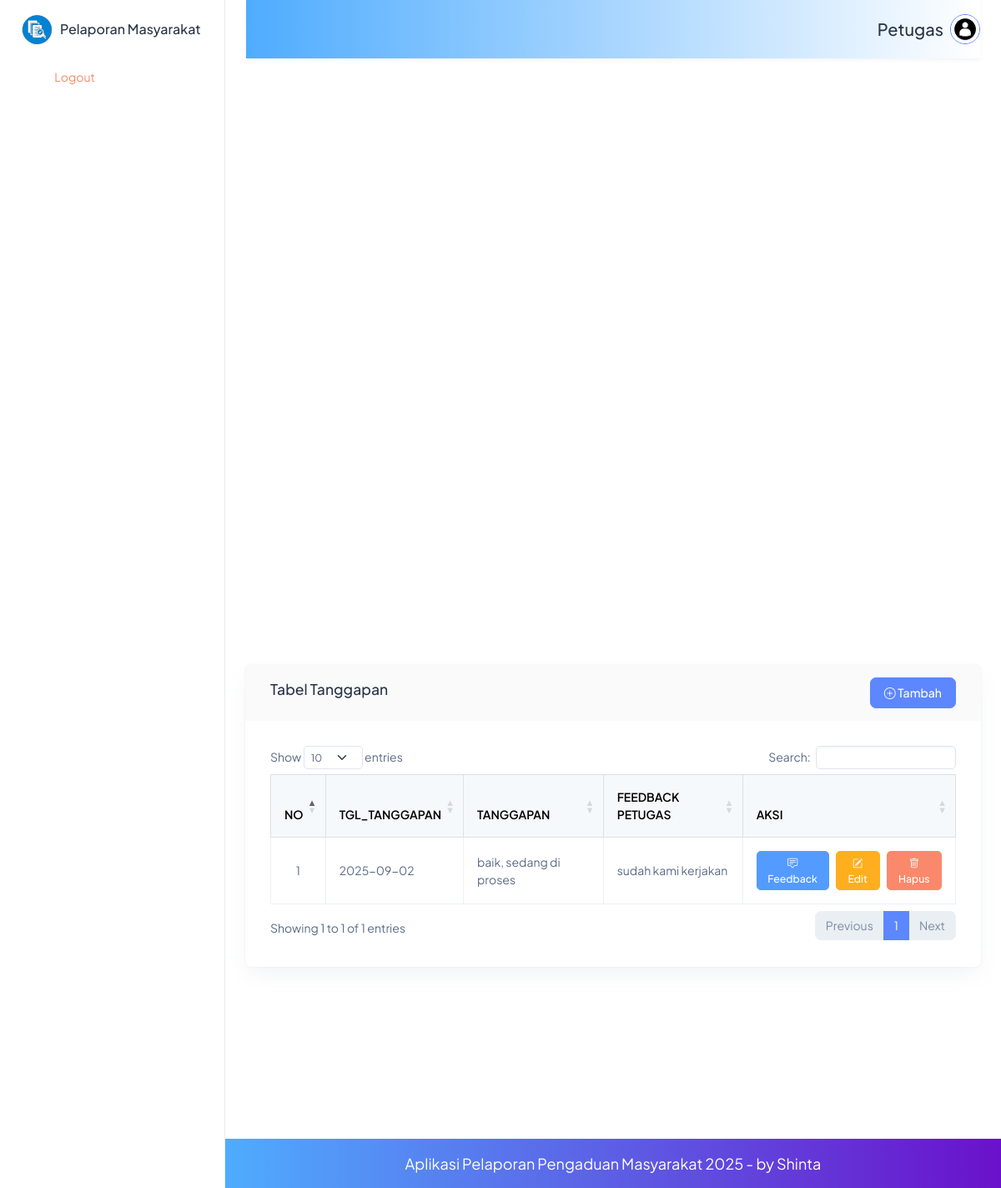
/backend/pages/tanggapan/index.php, run on the app's committed database.
### tables this page shows
CREATE TABLE `tanggapan` (
  `id_tanggapan` int NOT NULL,
  `id_pengaduan` int DEFAULT NULL,
  `tgl_tanggapan` date DEFAULT NULL,
  `tanggapan` text,
  `id_petugas` int DEFAULT NULL,
  `feedback_petugas` text
);

### backend/pages/tanggapan/index.php (the view, shortened to what this page needs)
<?php
include '../../../config/connection.php';
include '../../partials/header.php';
include '../../partials/sidebar.php';
include '../../partials/navbar.php';
$qtanggapan = "
    SELECT id_tanggapan, tgl_tanggapan, tanggapan, feedback_petugas
    FROM tanggapan
    ORDER BY tgl_tanggapan DESC
";
$result = mysqli_query($connect, $qtanggapan) or die("Query error: " . mysqli_error($connect));
?>
<link rel="stylesheet" href="https://cdn.jsdelivr.net/npm/bootstrap-icons@1.11.3/font/bootstrap-icons.css">
<div class="body-wrapper">
    <div class="container-fluid content-area">
        <div class="row">
            <div class="col-12">
                <div class="card">
                    <div class="card-header d-flex align-items-center justify-content-between">
                        <h5>Tabel Tanggapan</h5>
                        <a href="./create.php" class="btn btn-primary">
                            <i class="bi bi-plus-circle"></i> Tambah
                        </a>
                    </div>
                    <div class="card-body">
                        <table id="datatable" class="table table-bordered table-hover align-middle mb-0">
                            <thead class="table-light text-center">
                                <tr>
                                    <th>NO</th>
                                    <th>TGL_TANGGAPAN</th>
                                    <th>TANGGAPAN</th>
                                    <th>FEEDBACK PETUGAS</th>
                                    <th>AKSI</th>
                                </tr>
                            </thead>
                            <tbody>
                                <?php
                                $no = 1;
                                while ($item = $result->fetch_object()):
                                ?>
                                    <tr>
                                        <td class="text-center"><?= $no ?></td>
                                        <td><?= $item->tgl_tanggapan ?></td>
                                        <td><?= $item->tanggapan ?></td>
                                        <td>
                                            <?= $item->feedback_petugas ?: '<span class="text-muted">Belum ada</span>' ?>
                                        </td>
                                        <td class="text-center">
                                            <div class="d-flex justify-content-center gap-2">
                                                <button class="btn btn-sm btn-info"
                                                    data-bs-toggle="modal"
                                                    data-bs-target="#feedbackModal<?= $item->id_tanggapan ?>">
                                                    <i class="bi bi-chat-square-text"></i> Feedback
                                                </button>
                                                <a href="./edit.php?id=<?= $item->id_tanggapan ?>"
                                                    class="btn btn-sm btn-warning">
                                                    <i class="bi bi-pencil-square"></i> Edit
                                                </a>
                                                <a href="../../actions/tanggapan/destroy.php?id=<?= $item->id_tanggapan ?>"
                                                    class="btn btn-sm btn-danger"
                                                    onclick="return confirm('Apakah anda yakin ingin menghapus data ini?')">
                                                    <i class="bi bi-trash"></i> Hapus
                                                </a>
                                            </div>
                                        </td>
                                    </tr>
                                <?php
                                    $no++;
                                endwhile;
                                ?>
                            </tbody>
                        </table>
                    </div>
                </div>
            </div>
        </div>
    </div>
    <footer class="py-3 text-center text-white"
        style="background: linear-gradient(90deg, #4facfe 0%, #6a11cb 100%);">
        <p class="mb-0 fs-5">Aplikasi Pelaporan Pengaduan Masyarakat 2025 - by Shinta</p>
    </footer>
</div>
<?php
include '../../partials/script.php';
?>

### backend/pages/tanggapan/index.php (style rules this page uses)
html, body { height: 50%; margin: 0; }
.body-wrapper { min-height: 89vh; display: flex; flex-direction: column; }
.content-area { flex: 1; padding: 10px; }
table.table td, table.table th { white-space: normal !important; word-wrap: break-word; }

### data on the page
tanggapan: tgl_tanggapan "2025-09-02", tanggapan "baik, sedang di proses", feedback_petugas "sudah kami kerjakan"

### other printed values
$_SESSION['username'] "Petugas"
